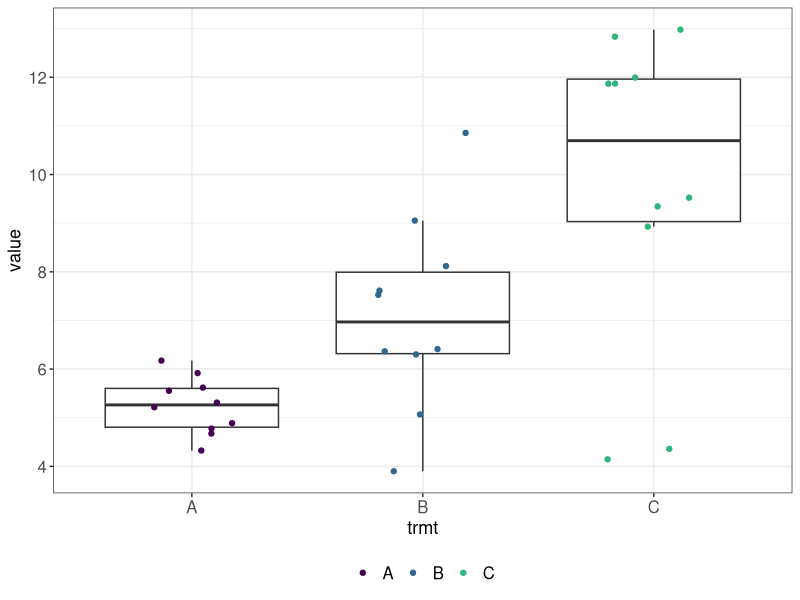
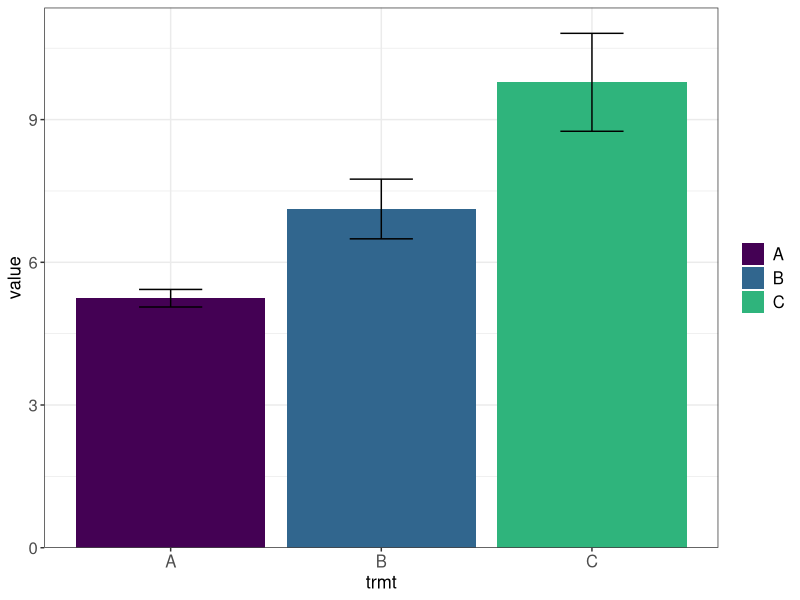
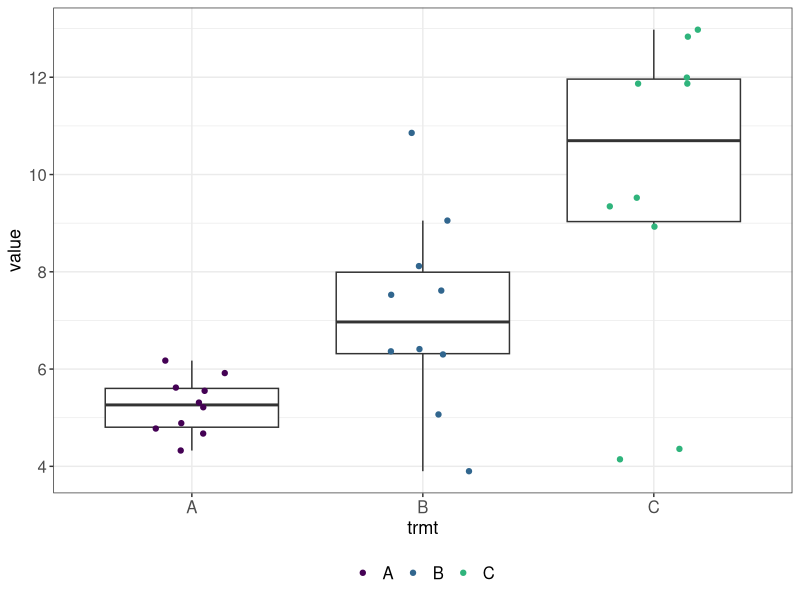
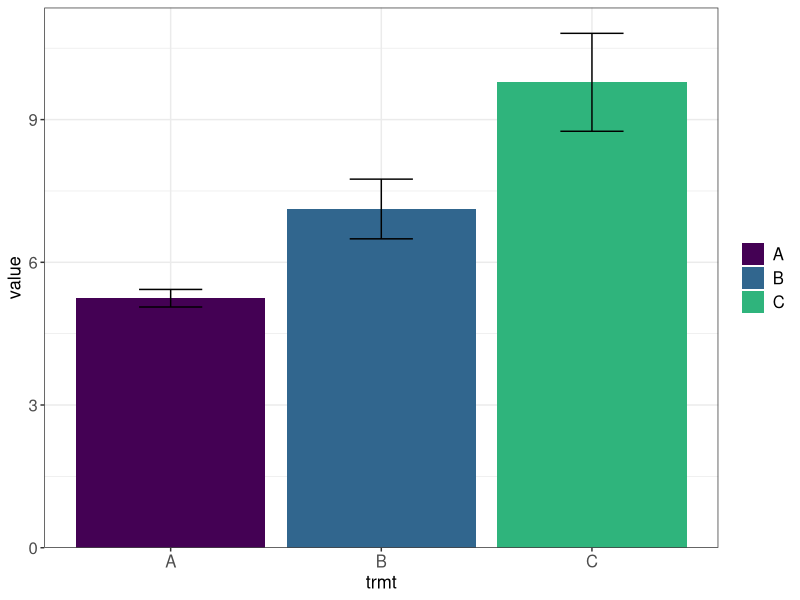
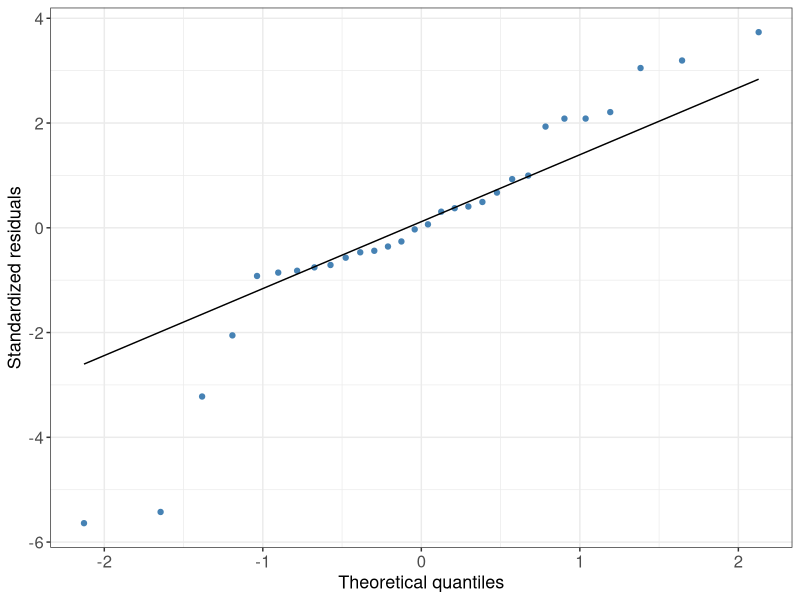
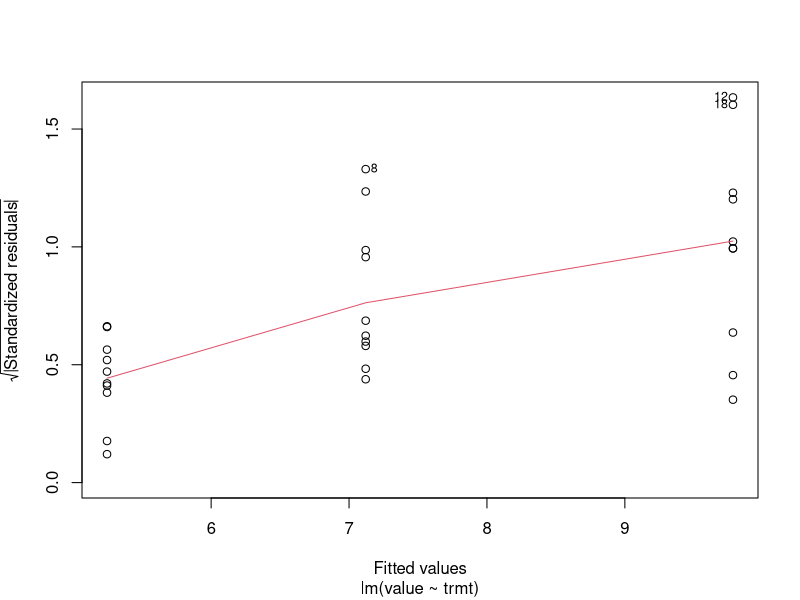
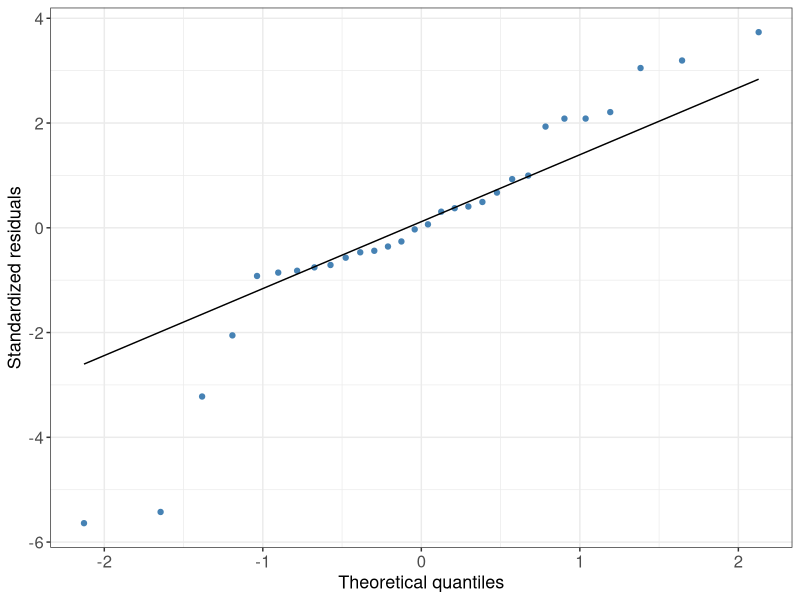
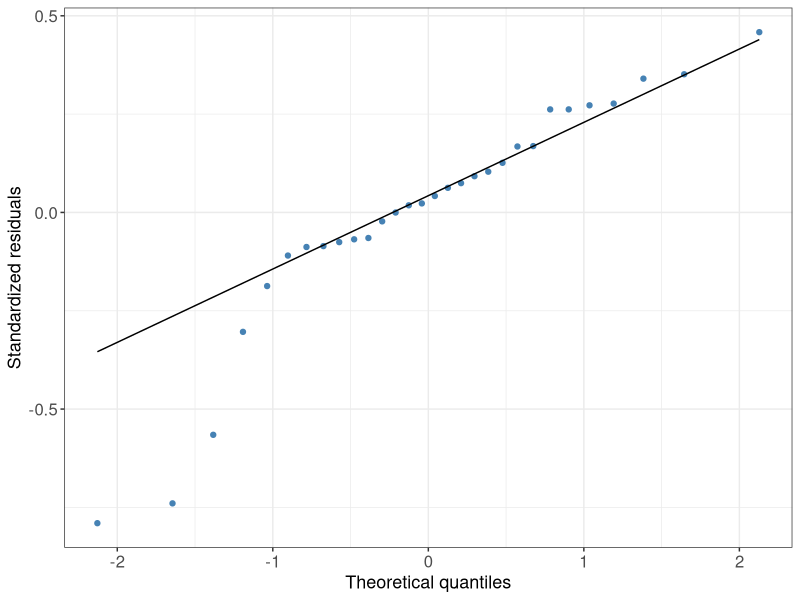

The R script that drew these images, in order:
# R code to develop Shiny app for running ANOVAs or K-W tests
# Part 1 of 3: exploratory tables and plots, ANOVA assumptions, and transformations

#load packages
library(tidyverse)
library(rstatix)

#### Simulate data-=======================================================================================
### Create three vectors from random normal distribution
set.seed(101)
A<-rnorm(10,5,1)
B<-rnorm(10,8,2)
C<-rnorm(10,10,4)

### Combine vectors into a tibble (long format)
tibble(A,B,C) %>% 
  pivot_longer(cols=everything(),names_to="trmt",values_to="value") -> sampDF


### Create function to make tibble-------------------------------------------------------------------------
samp_maker<-function(g=3,n=10){
  tibble(
    A=rnorm(n,10,1),
    B=rnorm(n,14,3),
    C=rnorm(n,18,5),
    D=rnorm(n,15,0.5),
    E=rnorm(n,20,3)
  ) %>% 
  select(1:g) %>%
    pivot_longer(cols=everything(),names_to="trmt",values_to="value")
}

samp_maker(3,10)


#### Exploratory data analysis============================================================================
#create list for summary tables
stat_list<-list(n=length,min=min,median=median,mean=mean,max=max,sd=sd,se=function(x) sd(x)/sqrt(length(x)))

### Summary data table
sampDF %>%
  group_by(trmt) %>%
  summarize(across(value, stat_list,.names="{.fn}"))

### Exploratory plots
## Boxplot
sampDF %>%
  ggplot(aes(x=trmt,y=value)) +
  geom_boxplot(outlier.shape=NA) +
  geom_point(aes(color=trmt),position=position_jitterdodge()) +
  scale_color_viridis_d(begin=0,end=0.65) +
  theme_bw() +
  theme(axis.text=element_text(size=12),
        axis.title=element_text(size=13),
        legend.position="bottom",
        legend.title=element_blank(),
        legend.text=element_text(size=12))

## Barplot
sampDF %>%
  ggplot(aes(x=trmt,y=value,fill=trmt)) +
  stat_summary(fun="mean",geom="bar") +
  stat_summary(fun.data="mean_se",geom="errorbar",width=0.3) +
  scale_fill_viridis_d(begin=0,end=0.65) +
  scale_y_continuous(expand=expansion(mult=c(0,0.05))) +
  theme_bw() +
  theme(axis.text=element_text(size=12),
        axis.title=element_text(size=13),
        legend.title=element_blank(),
        legend.text=element_text(size=12))


### Create functions to build boxplots and barplots
boxplotter<-function(df,x,y){
  df %>%
    ggplot(aes(x={{x}},y={{y}})) +
    geom_boxplot(outlier.shape=NA) +
    geom_point(aes(color={{x}}),position=position_jitterdodge()) +
    scale_color_viridis_d(begin=0,end=0.65) +
    theme_bw() +
    theme(axis.text=element_text(size=12),
          axis.title=element_text(size=13),
          legend.position="bottom",
          legend.title=element_blank(),
          legend.text=element_text(size=12))
}

barplotter<-function(df,x,y){
  df %>%
    ggplot(aes(x={{x}},y={{y}},fill={{x}})) +
    stat_summary(fun="mean",geom="bar") +
    stat_summary(fun.data="mean_se",geom="errorbar",width=0.3) +
    scale_fill_viridis_d(begin=0,end=0.65) +
    scale_y_continuous(expand=expansion(mult=c(0,0.05))) +
    theme_bw() +
    theme(axis.text=element_text(size=12),
          axis.title=element_text(size=13),
          legend.title=element_blank(),
          legend.text=element_text(size=12))
}

boxplotter(sampDF,trmt,value)
barplotter(sampDF,trmt,value)


#### ANOVA assumptions=====================================================================================
### Pull residuals
#create and store model
mod<-lm(value~trmt,data=sampDF)


### Test normality assumption
## Graphically
resid(mod) %>%
  as_tibble() %>%
  ggplot(aes(sample=value)) +
  stat_qq(color="steelblue") + 
  stat_qq_line() +
  labs(x="Theoretical quantiles",
       y="Standardized residuals") +
  theme_bw() +
  theme(axis.text=element_text(size=12),
        axis.title=element_text(size=13))
#many outliers at the tails

## Statistically
shapiro_test(resid(mod))
#p=0.0235; non-normal


### Test equal variance assumption
## Graphically 
plot(mod,which=3,caption=NULL)
#line is clearly not horizontal, so variance unequal

## Statistically
levene_test(sampDF,value~trmt)
#p=0.0113; unequal variance


### Create functions to draw qq plot in ggplot2------------------------------------------------------------------
## Draw qqplot in ggplot2
qqplotter<-function(model){
resid(model) %>%
  as_tibble() %>%
  ggplot(aes(sample=value)) +
  stat_qq(color="steelblue") + 
  stat_qq_line() +
  labs(x="Theoretical quantiles",
       y="Standardized residuals") +
  theme_bw() +
  theme(axis.text=element_text(size=12),
        axis.title=element_text(size=13))
}

qqplotter(mod)

#### Data transformations & ANOVA assumptions===========================================================
### Transform data
## Log 
# Create DF with transformed response variable
sampDF %>%
  mutate(log_value=log(value)) -> sampDF_log

# Create model object
sampDF_log %>%
  lm(log_value~trmt,.) -> mod_log


## Square-root
sampDF %>%
  mutate(sqrt_value=sqrt(value)) -> sampDF_sqrt

sampDF_sqrt %>%
  lm(sqrt_value~trmt,.) -> mod_sqrt


## Reciprocal
sampDF %>%
  mutate(recip_value=1/value) -> sampDF_recip

sampDF_recip %>%
  lm(recip_value~trmt,.) -> mod_recip


### Test assumptions (using log-transform as an example)
## Normality
# Graphically
#hard-coded
resid(mod_log) %>%
  as_tibble() %>%
  ggplot(aes(sample=value)) +
  stat_qq(color="steelblue") + 
  stat_qq_line() +
  labs(x="Theoretical quantiles",
       y="Standardized residuals") +
  theme_bw() +
  theme(axis.text=element_text(size=12),
        axis.title=element_text(size=13))
#highly skewed tail; appears non-normal

#using function
qqplotter(mod_log)

# Statistically
shapiro_test(resid(mod_log)) 
#p=0.0054; non-normal


## Equal variance
# Graphically
plot(mod_log,which=3)
#non horizontal; appears unequal

# Statistically
levene_test(sampDF_log,log_value~trmt)
#equal variance


### Create function to calculate reciprocal----------------------------------------------------------------
recip<-function(x) {
  1/x
}


